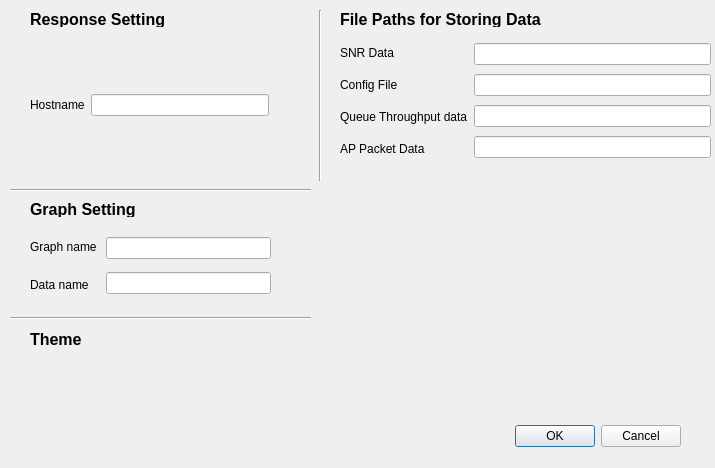
<?xml version="1.0" encoding="UTF-8"?>
<ui version="4.0">
 <class>Settings</class>
 <widget class="QDialog" name="Settings">
  <property name="geometry">
   <rect>
    <x>0</x>
    <y>0</y>
    <width>715</width>
    <height>468</height>
   </rect>
  </property>
  <property name="windowTitle">
   <string>Dialog</string>
  </property>
  <widget class="QDialogButtonBox" name="buttonBox">
   <property name="geometry">
    <rect>
     <x>340</x>
     <y>420</y>
     <width>341</width>
     <height>32</height>
    </rect>
   </property>
   <property name="orientation">
    <enum>Qt::Horizontal</enum>
   </property>
   <property name="standardButtons">
    <set>QDialogButtonBox::Cancel|QDialogButtonBox::Ok</set>
   </property>
  </widget>
  <widget class="QLabel" name="label_7">
   <property name="geometry">
    <rect>
     <x>30</x>
     <y>330</y>
     <width>55</width>
     <height>16</height>
    </rect>
   </property>
   <property name="text">
    <string>&lt;html&gt;&lt;head/&gt;&lt;body&gt;&lt;p&gt;&lt;span style=&quot; font-size:12pt; font-weight:600;&quot;&gt;Theme&lt;/span&gt;&lt;/p&gt;&lt;/body&gt;&lt;/html&gt;</string>
   </property>
  </widget>
  <widget class="QWidget" name="layoutWidget">
   <property name="geometry">
    <rect>
     <x>30</x>
     <y>40</y>
     <width>239</width>
     <height>131</height>
    </rect>
   </property>
   <layout class="QHBoxLayout" name="horizontalLayout">
    <item>
     <layout class="QVBoxLayout" name="verticalLayout">
      <item>
       <layout class="QHBoxLayout" name="horizontalLayout_3">
        <item>
         <layout class="QVBoxLayout" name="verticalLayout_6">
          <item>
           <layout class="QHBoxLayout" name="horizontalLayout_4">
            <item>
             <widget class="QLabel" name="label">
              <property name="text">
               <string>Hostname</string>
              </property>
             </widget>
            </item>
            <item>
             <layout class="QVBoxLayout" name="verticalLayout_3">
              <item>
               <widget class="QLineEdit" name="hostnamebox"/>
              </item>
             </layout>
            </item>
           </layout>
          </item>
          <item>
           <layout class="QVBoxLayout" name="verticalLayout_5"/>
          </item>
         </layout>
        </item>
       </layout>
      </item>
     </layout>
    </item>
   </layout>
  </widget>
  <widget class="QWidget" name="layoutWidget">
   <property name="geometry">
    <rect>
     <x>30</x>
     <y>230</y>
     <width>241</width>
     <height>71</height>
    </rect>
   </property>
   <layout class="QHBoxLayout" name="horizontalLayout_2">
    <item>
     <layout class="QVBoxLayout" name="verticalLayout_2">
      <item>
       <widget class="QLabel" name="label_5">
        <property name="text">
         <string>Graph name </string>
        </property>
       </widget>
      </item>
      <item>
       <widget class="QLabel" name="label_6">
        <property name="text">
         <string>Data name</string>
        </property>
       </widget>
      </item>
     </layout>
    </item>
    <item>
     <layout class="QVBoxLayout" name="verticalLayout_4">
      <item>
       <widget class="QLineEdit" name="graphnamebox"/>
      </item>
      <item>
       <widget class="QLineEdit" name="datanamebox"/>
      </item>
     </layout>
    </item>
   </layout>
  </widget>
  <widget class="Line" name="line">
   <property name="geometry">
    <rect>
     <x>310</x>
     <y>10</y>
     <width>20</width>
     <height>171</height>
    </rect>
   </property>
   <property name="orientation">
    <enum>Qt::Vertical</enum>
   </property>
  </widget>
  <widget class="QLabel" name="label_9">
   <property name="geometry">
    <rect>
     <x>340</x>
     <y>10</y>
     <width>241</width>
     <height>17</height>
    </rect>
   </property>
   <property name="text">
    <string>&lt;html&gt;&lt;head/&gt;&lt;body&gt;&lt;p&gt;&lt;span style=&quot; font-size:12pt; font-weight:600;&quot;&gt;File Paths for Storing Data&lt;/span&gt;&lt;/p&gt;&lt;/body&gt;&lt;/html&gt;</string>
   </property>
  </widget>
  <widget class="QLabel" name="label_10">
   <property name="geometry">
    <rect>
     <x>30</x>
     <y>10</y>
     <width>241</width>
     <height>17</height>
    </rect>
   </property>
   <property name="text">
    <string>&lt;html&gt;&lt;head/&gt;&lt;body&gt;&lt;p&gt;&lt;span style=&quot; font-size:12pt; font-weight:600;&quot;&gt;Response Setting&lt;/span&gt;&lt;/p&gt;&lt;/body&gt;&lt;/html&gt;</string>
   </property>
  </widget>
  <widget class="QLabel" name="label_11">
   <property name="geometry">
    <rect>
     <x>30</x>
     <y>200</y>
     <width>241</width>
     <height>17</height>
    </rect>
   </property>
   <property name="text">
    <string>&lt;html&gt;&lt;head/&gt;&lt;body&gt;&lt;p&gt;&lt;span style=&quot; font-size:12pt; font-weight:600;&quot;&gt;Graph Setting&lt;/span&gt;&lt;/p&gt;&lt;/body&gt;&lt;/html&gt;</string>
   </property>
  </widget>
  <widget class="Line" name="line_2">
   <property name="geometry">
    <rect>
     <x>10</x>
     <y>180</y>
     <width>301</width>
     <height>21</height>
    </rect>
   </property>
   <property name="orientation">
    <enum>Qt::Horizontal</enum>
   </property>
  </widget>
  <widget class="Line" name="line_3">
   <property name="geometry">
    <rect>
     <x>10</x>
     <y>310</y>
     <width>301</width>
     <height>16</height>
    </rect>
   </property>
   <property name="orientation">
    <enum>Qt::Horizontal</enum>
   </property>
  </widget>
  <widget class="QWidget" name="layoutWidget">
   <property name="geometry">
    <rect>
     <x>340</x>
     <y>40</y>
     <width>371</width>
     <height>122</height>
    </rect>
   </property>
   <layout class="QHBoxLayout" name="horizontalLayout_5">
    <item>
     <layout class="QVBoxLayout" name="verticalLayout_8">
      <item>
       <widget class="QLabel" name="label_2">
        <property name="text">
         <string>SNR Data</string>
        </property>
       </widget>
      </item>
      <item>
       <widget class="QLabel" name="label_3">
        <property name="text">
         <string>Config File</string>
        </property>
       </widget>
      </item>
      <item>
       <widget class="QLabel" name="label_4">
        <property name="text">
         <string>Queue Throughput data</string>
        </property>
       </widget>
      </item>
      <item>
       <widget class="QLabel" name="label_8">
        <property name="text">
         <string>AP Packet Data</string>
        </property>
       </widget>
      </item>
     </layout>
    </item>
    <item>
     <layout class="QVBoxLayout" name="verticalLayout_7">
      <item>
       <widget class="QLineEdit" name="snrpath"/>
      </item>
      <item>
       <widget class="QLineEdit" name="configpath"/>
      </item>
      <item>
       <widget class="QLineEdit" name="qpath"/>
      </item>
      <item>
       <widget class="QLineEdit" name="appath"/>
      </item>
     </layout>
    </item>
   </layout>
  </widget>
 </widget>
 <resources/>
 <connections>
  <connection>
   <sender>buttonBox</sender>
   <signal>accepted()</signal>
   <receiver>Settings</receiver>
   <slot>accept()</slot>
   <hints>
    <hint type="sourcelabel">
     <x>248</x>
     <y>254</y>
    </hint>
    <hint type="destinationlabel">
     <x>157</x>
     <y>274</y>
    </hint>
   </hints>
  </connection>
  <connection>
   <sender>buttonBox</sender>
   <signal>rejected()</signal>
   <receiver>Settings</receiver>
   <slot>reject()</slot>
   <hints>
    <hint type="sourcelabel">
     <x>316</x>
     <y>260</y>
    </hint>
    <hint type="destinationlabel">
     <x>286</x>
     <y>274</y>
    </hint>
   </hints>
  </connection>
 </connections>
</ui>
